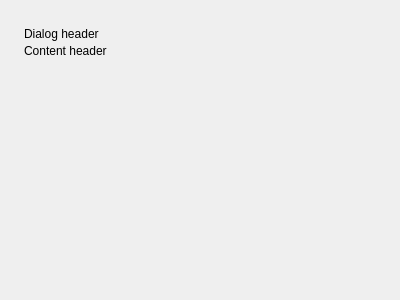
<?xml version="1.0" encoding="UTF-8"?>
<ui version="4.0">
 <class>info</class>
 <widget class="QWidget" name="info">
  <property name="geometry">
   <rect>
    <x>0</x>
    <y>0</y>
    <width>400</width>
    <height>300</height>
   </rect>
  </property>
  <property name="windowTitle">
   <string>Form</string>
  </property>
  <layout class="QVBoxLayout" name="verticalLayout">
   <property name="spacing">
    <number>0</number>
   </property>
   <property name="leftMargin">
    <number>24</number>
   </property>
   <property name="topMargin">
    <number>24</number>
   </property>
   <property name="rightMargin">
    <number>34</number>
   </property>
   <property name="bottomMargin">
    <number>9</number>
   </property>
   <item>
    <layout class="QHBoxLayout" name="horizontalLayout">
     <property name="leftMargin">
      <number>0</number>
     </property>
     <property name="rightMargin">
      <number>0</number>
     </property>
     <item>
      <widget class="QLabel" name="dialogHeaderLabel">
       <property name="text">
        <string>Dialog header</string>
       </property>
      </widget>
     </item>
     <item>
      <spacer name="horizontalSpacer">
       <property name="orientation">
        <enum>Qt::Orientation::Horizontal</enum>
       </property>
       <property name="sizeHint" stdset="0">
        <size>
         <width>40</width>
         <height>20</height>
        </size>
       </property>
      </spacer>
     </item>
     <item>
      <widget class="QPushButton" name="closeButton">
       <property name="minimumSize">
        <size>
         <width>11</width>
         <height>11</height>
        </size>
       </property>
       <property name="maximumSize">
        <size>
         <width>11</width>
         <height>11</height>
        </size>
       </property>
       <property name="text">
        <string/>
       </property>
       <property name="icon">
        <iconset resource="../../../resource.qrc">
         <normaloff>:/resource/icons/icon_cross.png</normaloff>:/resource/icons/icon_cross.png</iconset>
       </property>
       <property name="iconSize">
        <size>
         <width>11</width>
         <height>11</height>
        </size>
       </property>
       <property name="flat">
        <bool>true</bool>
       </property>
      </widget>
     </item>
    </layout>
   </item>
   <item>
    <spacer name="verticalSpacer">
     <property name="orientation">
      <enum>Qt::Orientation::Vertical</enum>
     </property>
     <property name="sizeType">
      <enum>QSizePolicy::Policy::Fixed</enum>
     </property>
     <property name="sizeHint" stdset="0">
      <size>
       <width>0</width>
       <height>0</height>
      </size>
     </property>
    </spacer>
   </item>
   <item>
    <widget class="QLabel" name="contentHeaderLabel">
     <property name="text">
      <string>Content header</string>
     </property>
    </widget>
   </item>
   <item>
    <spacer name="verticalSpacer_2">
     <property name="orientation">
      <enum>Qt::Orientation::Vertical</enum>
     </property>
     <property name="sizeType">
      <enum>QSizePolicy::Policy::Fixed</enum>
     </property>
     <property name="sizeHint" stdset="0">
      <size>
       <width>0</width>
       <height>20</height>
      </size>
     </property>
    </spacer>
   </item>
   <item>
    <widget class="QWidget" name="externContentContainer" native="true">
     <property name="sizePolicy">
      <sizepolicy hsizetype="Expanding" vsizetype="Expanding">
       <horstretch>0</horstretch>
       <verstretch>0</verstretch>
      </sizepolicy>
     </property>
    </widget>
   </item>
  </layout>
 </widget>
 <resources>
  <include location="../../../resource.qrc"/>
 </resources>
 <connections/>
</ui>
